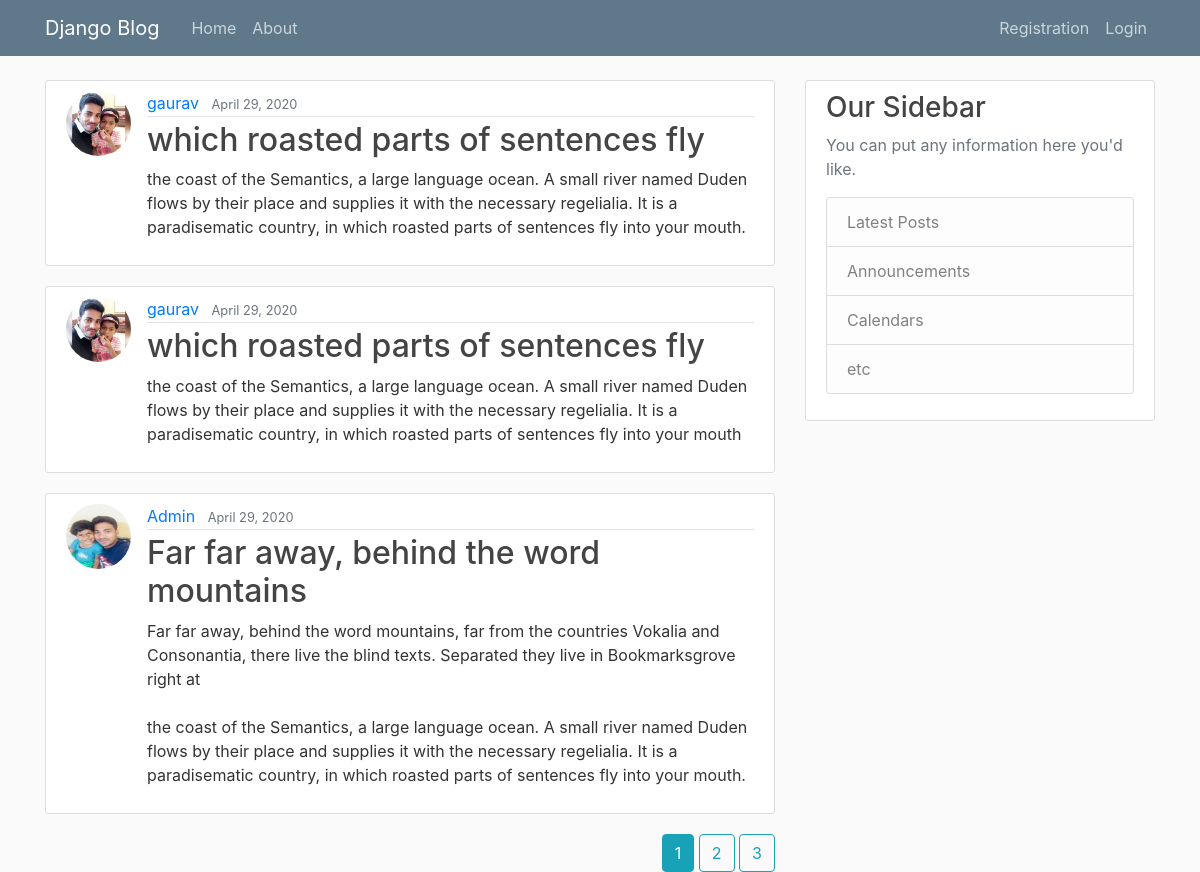
The page /home on the database its author committed.
### flaskblog/models.py (models this page shows, shortened)
class Post(db.Model):
    id = db.Column(db.Integer, primary_key=True)
    title = db.Column(db.String(60), nullable=False)
    content = db.Column(db.Text, nullable=False)
    date_posted = db.Column(db.DateTime, nullable=False, default=datetime.utcnow)
    user_id = db.Column(db.Integer, db.ForeignKey('user.id'), nullable=False)

class User(db.Model, UserMixin):
    id = db.Column(db.Integer, primary_key=True)
    username = db.Column(db.String(20), nullable=False, unique=True)
    email = db.Column(db.String(120), unique=True, nullable=False)
    password = db.Column(db.String(60), nullable=False)
    image_file = db.Column(db.String(60), nullable=False, default="default.png")
    posts = db.relationship('Post', backref="author", lazy=True)

### flaskblog/main/routes.py (the view)
@main.route('/')
@main.route('/home')
def home():
    page = request.args.get('page', 1, type=int)
    posts = Post.query.order_by(Post.date_posted.desc()).paginate(per_page=3, page=page)
    return render_template('home.html', posts=posts)

### flaskblog/templates/home.html
{% extends "base.html" %}
{% block content %}
    {% for post in posts.items %}
        <article class="media content-section">
            <img class="rounded-circle article-img" alt="" src="{{ url_for('static', filename='profile_img/' + post.author.image_file)}}">
          <div class="media-body">
            <div class="article-metadata">
              <a class="mr-2" href="{{ url_for('users.user_post', username=post.author.username) }}">{{ post.author.username }}</a>
              <small class="text-muted">{{ post.date_posted.strftime('%B %d, %Y') }}</small>
            </div>
            <h2><a class="article-title" href="{{ url_for('posts.post', post_id=post.id) }}">{{ post.title }}</a></h2>
            <p class="article-content">{{ post.content }}</p>
          </div>
        </article>
    {% endfor %}
    <div class="float-right">
    {% for page_no  in posts.iter_pages() %}
        {% if page_no %}
            {% if page_no == posts.page %}
                <a class="btn btn-info" href="{{ url_for('main.home', page=page_no) }}"> {{ page_no }}</a>
            {% else %}
                <a class="btn btn-outline-info" href="{{ url_for('main.home', page=page_no) }}"> {{ page_no }}</a>
            {% endif %}
        {% else %}
            ...
        {% endif %}
    {% endfor %}
    </div>
{% endblock content %}

### flaskblog/templates/base.html (shortened to what this page needs)
<!DOCTYPE html>
<html lang="en">
<head>
    <link rel="stylesheet" href="{{ url_for('static', filename='css/bootstrap.min.css') }}">
    <link rel="stylesheet" href="{{ url_for('static', filename='main.css') }}">
</head>
<body>
    <header class="site-header">
      <nav class="navbar navbar-expand-md navbar-dark bg-steel fixed-top">
        <div class="container">
          <a class="navbar-brand mr-4" href="{{ url_for('main.home') }}">Django Blog</a>
          <div class="collapse navbar-collapse" id="navbarToggle">
            <div class="navbar-nav mr-auto">
              <a class="nav-item nav-link" href="{{ url_for('main.home') }}">Home</a>
              <a class="nav-item nav-link" href="{{ url_for('main.about') }}">About</a>
            </div>
            <div class="navbar-nav">
              {% if current_user.is_authenticated %}
                <a class="nav-item nav-link" href="{{ url_for('posts.new_post') }}">New Post</a>
                <a class="nav-item nav-link" href="{{ url_for('users.account') }}">Account</a>
                <a class="nav-item nav-link" href="{{ url_for('users.logout') }}">Logout</a>
              {% else %}
                <a class="nav-item nav-link" href="{{ url_for('users.register') }}">Registration</a>
                <a class="nav-item nav-link" href="{{ url_for('users.login') }}">Login</a>
              {% endif %}
            </div>
          </div>
        </div>
      </nav>
    </header>
    <main role="main" class="container">
      <div class="row">
        <div class="col-md-8">
          {% block content %}
          {% endblock %}
        </div>
        <div class="col-md-4">
          <div class="content-section">
            <h3>Our Sidebar</h3>
            <p class='text-muted'>You can put any information here you'd like.
              <ul class="list-group">
                <li class="list-group-item list-group-item-light">Latest Posts</li>
                <li class="list-group-item list-group-item-light">Announcements</li>
                <li class="list-group-item list-group-item-light">Calendars</li>
                <li class="list-group-item list-group-item-light">etc</li>
              </ul>
            </p>
          </div>
        </div>
      </div>
    </main>
</body>
</html>

### flaskblog/static/main.css (style rules this page uses)
body { background: #fafafa; color: #333333; margin-top: 5rem; }
h1, h2, h3, h4, h5, h6 { color: #444444; }
ul { margin: 0; }
.bg-steel { background-color: #5f788a; }
.site-header .navbar-nav .nav-link { color: #cbd5db; }
.content-section { background: #ffffff; padding: 10px 20px; border: 1px solid #dddddd; border-radius: 3px; margin-bottom: 20px; }
.article-title { color: #444444; }
.article-content { white-space: pre-line; }
.article-img { height: 65px; width: 65px; margin-right: 16px; }
.article-metadata { padding-bottom: 1px; margin-bottom: 4px; border-bottom: 1px solid #e3e3e3 }

### rows shown on the page
Post: image_file (picture), author.username "gaurav", date_posted "April 29, 2020", title "which roasted parts of sentences fly", content "the coast of the Semantics, a large language ocean. A small river named Duden flows by their place and supplies it with the necessary regelialia. It is a paradisematic country, in which roasted parts of sentences fly into your mouth."
Post: image_file (picture), author.username "gaurav", date_posted "April 29, 2020", title "which roasted parts of sentences fly", content "the coast of the Semantics, a large language ocean. A small river named Duden flows by their place and supplies it with the necessary regelialia. It is a paradisematic country, in which roasted parts of sentences fly into your mouth"
Post: image_file (picture), author.username "Admin", date_posted "April 29, 2020", title "Far far away, behind the word mountains", content "Far far away, behind the word mountains, far from the countries Vokalia and Consonantia, there live the blind texts. Separated they live in Bookmarksgrove right at the coast of the Semantics, a large language ocean. A small river named Duden flows by their place and supplies it with the necessary regelialia. It is a paradisematic country, in which roasted parts of sentences fly into your mouth."

### other values the page prints
{{ page_no }} "1"
{{ page_no }} "2" "3"
